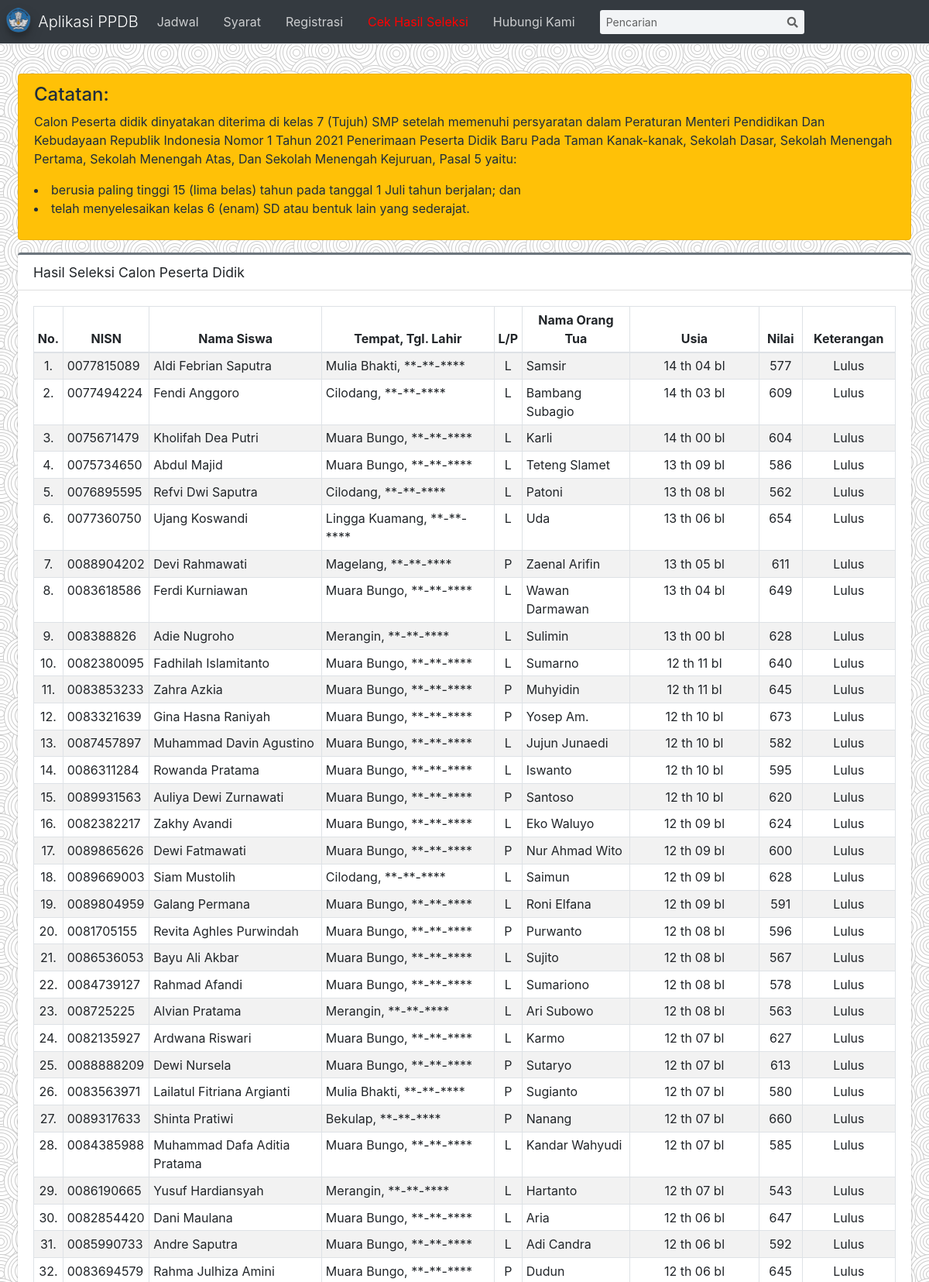
Screenshot of /index.php?p=seleksi (upper part) with the database file from the repository.
### tables this page shows
CREATE TABLE `tb_dsrhkm` (
  `idhkm` int(11) NOT NULL AUTO_INCREMENT,
  `nmhkm` varchar(255) NOT NULL,
  `kdthpel` char(5) NOT NULL,
  PRIMARY KEY (`idhkm`)
);

CREATE TABLE `tb_aythkm` (
  `idayt` int(11) NOT NULL AUTO_INCREMENT,
  `idpsl` int(11) NOT NULL,
  `isiayt` varchar(255) NOT NULL,
  PRIMARY KEY (`idayt`)
);

CREATE TABLE `tb_calsis` (
  `idcalsis` int(11) NOT NULL AUTO_INCREMENT,
  `idskulasal` char(8) DEFAULT NULL,
  `nopend` char(20) NOT NULL DEFAULT 'NULL',
  `kdskul` char(20) DEFAULT NULL,
  `kdthpel` char(5) DEFAULT NULL,
  `nama` varchar(200) DEFAULT NULL,
  `nik` char(18) DEFAULT NULL,
  `nisn` char(10) DEFAULT NULL,
  `tmplhr` varchar(200) DEFAULT NULL,
  `tgllhr` date DEFAULT NULL,
  `agama` char(1) DEFAULT NULL,
  `gender` enum('L','P') DEFAULT NULL,
  `alamat` varchar(200) DEFAULT NULL,
  `desa` varchar(200) DEFAULT NULL,
  `kec` varchar(200) DEFAULT NULL,
  `kab` varchar(200) DEFAULT NULL,
  `prov` varchar(200) DEFAULT NULL,
  `kdpos` char(5) DEFAULT NULL,
  `nohp` char(15) DEFAULT NULL,
  `deleted` enum('1','0') DEFAULT NULL,
  `tglinput` date DEFAULT NULL,
  `logakhir` datetime DEFAULT NULL,
  `foto` varchar(250) DEFAULT NULL,
  `pwd` varchar(250) NOT NULL,
  PRIMARY KEY (`idcalsis`),
  KEY `idskulasal` (`idskulasal`)
);

CREATE TABLE `tb_jadwal` (
  `kdjadwal` char(10) NOT NULL,
  `kdthpel` char(5) DEFAULT NULL,
  `awal` datetime DEFAULT NULL,
  `akhir` datetime NOT NULL,
  `kegiatan` varchar(250) NOT NULL,
  `main` enum('1','0') DEFAULT NULL,
  PRIMARY KEY (`kdjadwal`)
);

### common.php (called while the page is built, shortened)
<?php
    $conn=mysqli_connect("localhost","root","password");
    mysqli_select_db($conn,"smpnlipa_ppdb") or die('Error selecting MySQL database: ' . mysqli_error);
    function getbataslahir(){
        global $conn;
        $sql=mysqli_query($conn, "SELECT DATE_ADD(awal, INTERVAL -15 YEAR) as bataslahir FROM tb_thpel WHERE aktif='Y'");
        $row=mysqli_fetch_assoc($sql);
        return $row['bataslahir'];
    }
    function viewdata($tbl, $key='', $id='', $ord=''){
        global $conn;
        if($key=='' && $id=='' && $ord==''){
            $sql="SELECT*FROM $tbl";
        }
        elseif($ord==''){
            $sql="SELECT*FROM $tbl WHERE $key='$id'";
        }
        else {
            $sql="SELECT*FROM $tbl WHERE $key = '$id' ORDER BY $ord";
        }
        $result=mysqli_query($conn, $sql);
        $rows=[];
        while($row=mysqli_fetch_assoc($result)){
            $rows[]=$row;
        }
        return $rows;
    }
    function seleksidata($tbl,$id){
        global $conn;
        $sql="SELECT*FROM $tbl WHERE tgllhr>='$id' ORDER BY tgllhr ASC";
        $result=mysqli_query($conn, $sql);
        $rows=[];
        while($row=mysqli_fetch_assoc($result)){
            $rows[]=$row;
        }
        return $rows;
    }
?>

### cekseleksi.php (the view, shortened to what this page needs)
<?php
	$dh=viewdata("v_dasarhukum")[0];
	$dasar=ucwords(strtolower($dh['nmhkm']));
	$pasal=ucwords(strtolower($dh['nmpasal']));
	$idpasal=$dh['idpsl'];
	$qay=viewdata("tb_aythkm","idpsl",$idpasal);
				?>
<div class="col-sm-12">
	<div class="alert alert-warning">
		<h4>Catatan:</h4>
		<p>
			Calon Peserta didik dinyatakan diterima di kelas 7 (Tujuh) SMP setelah memenuhi persyaratan dalam <?php echo $dasar.', '.$pasal;?> yaitu:<br/>
			<?php foreach($qay as $ay): ?>
				<li>
					<?php echo $ay['isiayt'];?>
				</li>
			<?php endforeach?>
		</p>
	</div>
	<div class="card card-secondary card-outline">
		<div class="card-header">
			<h4 class="card-title">Hasil Seleksi Calon Peserta Didik</h4>
		</div>
		<div class="card-body">
			<div class="table-responsive">
				<table id="tb_siswa" class="table table-bordered table-striped table-sm">
				<thead>
				<tr>
					<th style="text-align: center;width:2.5%">No.</th>
					<th style="text-align: center;width:7.5%">NISN</th>
					<th style="text-align: center;width:20%">Nama Siswa</th>
					<th style="text-align: center;width:20%">Tempat, Tgl. Lahir</th></th>
					<th style="text-align: center;width:2.5%">L/P</th>
					<th style="text-align: center;width:12.5%">Nama Orang Tua</th>
					<th style="text-align: center;width:15%">Usia</th>
					<th style="text-align: center;width:5%">Nilai</th>
					<th style="text-align: center">Keterangan</th>
				</tr>
				</thead>
				<tbody>
				<?php
					$qs=seleksidata("v_calsis",$bataslahir);
					$no=0;
					foreach($qs as $s)
					{
						$no++;
						$lahir = new DateTime($s['tgllhr']);
						$batas = new DateTime($awal);
						$diff = $batas->diff($lahir);
						$umur = $diff->y+($diff->m)/12;
						$umurpd = $diff->y.' th '.substr('0'.$diff->m,-2).' bl';
						$nilai=$s['kabeh'];
						if($umur<=1){$pesan="Cek Data";}else if($umur<=15){$pesan="Lulus";} else {$pesan="Tidak Lulus";}
					?>
				<tr>
					<td style="text-align: center"><?php echo $no.'.';?></td>
					<td><?php echo $s['nisn'];?></td>
					<td><?php echo ucwords(strtolower($s['nama']));?></td>
					<td><?php echo ucwords(strtolower($s['tmplhr'])).', **-**-****';?></td>
					<td style="text-align:center"><?php echo $s['gender'];?></td>
					<td><?php echo ucwords(strtolower($s['nmwali']));?></td>
					<td style="text-align:center"><?php echo $umurpd;?></td>
					<td style="text-align:center"><?php if($nilai==0){echo '-';}else{echo $nilai;}?></td>
					<td style="text-align:center"><?php echo $pesan;?></td>
				</tr>
				<?php } ?>
				</tbody>
				</table>
			</div>
		</div>
	</div>
</div>

### rows the page displays
tb_dsrhkm: nmhkm "Peraturan Menteri Pendidikan Dan Kebudayaan Republik Indonesia Nomor 1 Tahun 2021 Penerimaan Peserta Didik Baru Pada Taman Kanak-kanak, Sekolah Dasar, Sekolah Menengah Pertama, Sekolah Menengah Atas, Dan Sekolah Menengah Kejuruan"
tb_aythkm: isiayt "berusia paling tinggi 15 (lima belas) tahun pada tanggal 1 Juli tahun berjalan; dan"
tb_aythkm: isiayt "telah menyelesaikan kelas 6 (enam) SD atau bentuk lain yang sederajat."
tb_calsis: nisn "0077815089", nama "Aldi Febrian Saputra", tmplhr "Mulia Bhakti", gender "L", nmwali "Samsir", nilai "577"
tb_jadwal: awal.tgllhr "14 th 04 bl", awal.tgllhr "Lulus", awal.tgllhr "14 th 03 bl", awal.tgllhr "13 th 09 bl", awal.tgllhr "13 th 08 bl", awal.tgllhr "13 th 06 bl", awal.tgllhr "13 th 05 bl", awal.tgllhr "13 th 04 bl", awal.tgllhr "13 th 00 bl", awal.tgllhr "12 th 11 bl", awal.tgllhr "12 th 10 bl", awal.tgllhr "12 th 09 bl", awal.tgllhr "12 th 08 bl", awal.tgllhr "12 th 07 bl", awal.tgllhr "12 th 06 bl"
tb_calsis: nisn "0077494224", nama "Fendi Anggoro", tmplhr "Cilodang", gender "L", nmwali "Bambang Subagio", nilai "609"
tb_calsis: nisn "0075671479", nama "Kholifah Dea Putri", tmplhr "Muara Bungo", gender "L", nmwali "Karli", umurpd "14 th 00 bl", nilai "604", pesan "Lulus"
tb_calsis: nisn "0075734650", nama "Abdul Majid", tmplhr "Muara Bungo", gender "L", nmwali "Teteng Slamet", nilai "586"
tb_calsis: nisn "0076895595", nama "Refvi Dwi Saputra", tmplhr "Cilodang", gender "L", nmwali "Patoni", nilai "562"
tb_calsis: nisn "0077360750", nama "Ujang Koswandi", tmplhr "Lingga Kuamang", gender "L", nmwali "Uda", nilai "654"
tb_calsis: nisn "0088904202", nama "Devi Rahmawati", tmplhr "Magelang", gender "P", nmwali "Zaenal Arifin", nilai "611"
tb_calsis: nisn "0083618586", nama "Ferdi Kurniawan", tmplhr "Muara Bungo", gender "L", nmwali "Wawan Darmawan", nilai "649"
tb_calsis: nisn "008388826", nama "Adie Nugroho", tmplhr "Merangin", gender "L", nmwali "Sulimin", nilai "628"
tb_calsis: nisn "0082380095", nama "Fadhilah Islamitanto", tmplhr "Muara Bungo", gender "L", nmwali "Sumarno", nilai "640"
tb_calsis: nisn "0083853233", nama "Zahra Azkia", tmplhr "Muara Bungo", gender "P", nmwali "Muhyidin", nilai "645"
tb_calsis: nisn "0083321639", nama "Gina Hasna Raniyah", tmplhr "Muara Bungo", gender "P", nmwali "Yosep Am.", nilai "673"
tb_calsis: nisn "0087457897", nama "Muhammad Davin Agustino", tmplhr "Muara Bungo", gender "L", nmwali "Jujun Junaedi", nilai "582"
tb_calsis: nisn "0086311284", nama "Rowanda Pratama", tmplhr "Muara Bungo", gender "L", nmwali "Iswanto", nilai "595"
tb_calsis: nisn "0089931563", nama "Auliya Dewi Zurnawati", tmplhr "Muara Bungo", gender "P", nmwali "Santoso", nilai "620"
tb_calsis: nisn "0082382217", nama "Zakhy Avandi", tmplhr "Muara Bungo", gender "L", nmwali "Eko Waluyo", nilai "624"
tb_calsis: nisn "0089865626", nama "Dewi Fatmawati", tmplhr "Muara Bungo", gender "P", nmwali "Nur Ahmad Wito", nilai "600"
tb_calsis: nisn "0089669003", nama "Siam Mustolih", tmplhr "Cilodang", gender "L", nmwali "Saimun", nilai "628"
tb_calsis: nisn "0089804959", nama "Galang Permana", tmplhr "Muara Bungo", gender "L", nmwali "Roni Elfana", nilai "591"
tb_calsis: nisn "0081705155", nama "Revita Aghles Purwindah", tmplhr "Muara Bungo", gender "P", nmwali "Purwanto", nilai "596"
tb_calsis: nisn "0086536053", nama "Bayu Ali Akbar", tmplhr "Muara Bungo", gender "L", nmwali "Sujito", nilai "567"
tb_calsis: nisn "0084739127", nama "Rahmad Afandi", tmplhr "Muara Bungo", gender "L", nmwali "Sumariono", nilai "578"
tb_calsis: nisn "008725225", nama "Alvian Pratama", tmplhr "Merangin", gender "L", nmwali "Ari Subowo", nilai "563"
tb_calsis: nisn "0082135927", nama "Ardwana Riswari", tmplhr "Muara Bungo", gender "L", nmwali "Karmo", nilai "627"
tb_calsis: nisn "0088888209", nama "Dewi Nursela", tmplhr "Muara Bungo", gender "P", nmwali "Sutaryo", nilai "613"
tb_calsis: nisn "0083563971", nama "Lailatul Fitriana Argianti", tmplhr "Mulia Bhakti", gender "P", nmwali "Sugianto", nilai "580"
tb_calsis: nisn "0089317633", nama "Shinta Pratiwi", tmplhr "Bekulap", gender "P", nmwali "Nanang", nilai "660"
tb_calsis: nisn "0084385988", nama "Muhammad Dafa Aditia Pratama", tmplhr "Muara Bungo", gender "L", nmwali "Kandar Wahyudi", nilai "585"
tb_calsis: nisn "0086190665", nama "Yusuf Hardiansyah", tmplhr "Merangin", gender "L", nmwali "Hartanto", umurpd "12 th 07 bl", nilai "543", pesan "Lulus"
tb_calsis: nisn "0082854420", nama "Dani Maulana", tmplhr "Muara Bungo", gender "L", nmwali "Aria", nilai "647"
tb_calsis: nisn "0085990733", nama "Andre Saputra", tmplhr "Muara Bungo", gender "L", nmwali "Adi Candra", nilai "592"
tb_calsis: nisn "0083694579", nama "Rahma Julhiza Amini", tmplhr "Muara Bungo", gender "P", nmwali "Dudun", nilai "645"

### other values shown
$pasal "Pasal 5"
